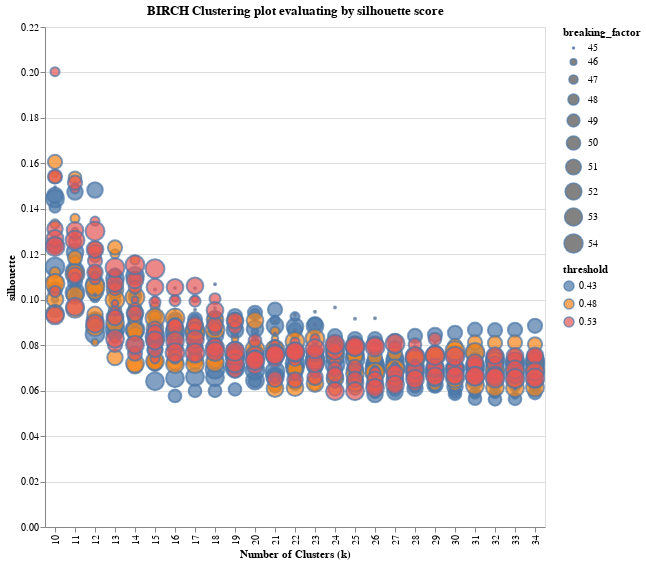
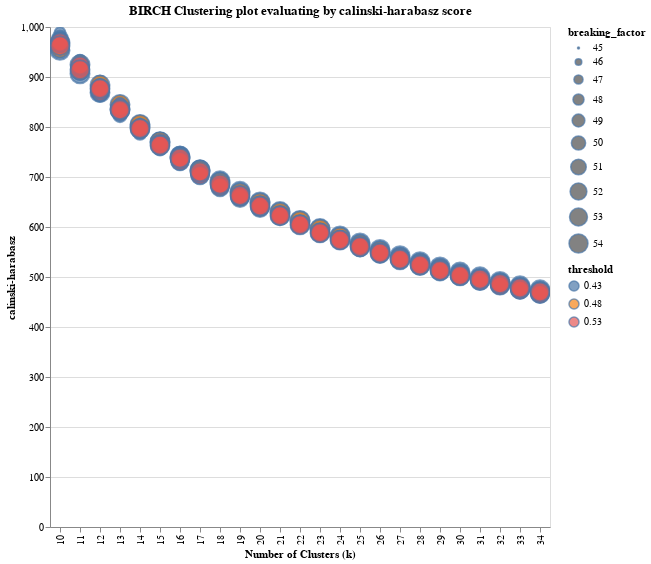
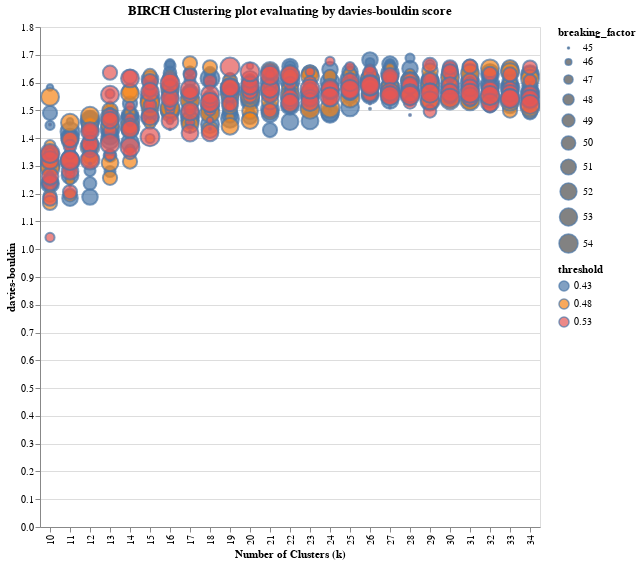

Notebook code for these charts, in order:
### Markdown cell above
## Hierarchical Clustering - BIRCH (Balanced Iterative Reducing and Clustering using Hierarchies)

### Code cell
from sklearn.cluster import Birch

df_tpm = df_avg_log_ratio_scaled_tpm
threshold_min = 0.43
threshold_max = 0.57
branching_factor_min = 45
branching_factor_max = 55
x_min = 10
x_max = 35

scan_results = scan_birch_space(df_tpm, threshold_min, threshold_max, branching_factor_min, branching_factor_max, x_min, x_max)


for score_method in standard_cluster_evals:
    if score_method != "sse":
        clustering_method = 'birch'
        score_type = score_method
        agg_scores = score_generator(clustering_method, score_type, scan_results, df_tpm)

        scores = agg_scores
        x_label = "Number of Clusters (k)" 
        y_label = score_method
        title = "BIRCH Clustering plot evaluating by " + score_type + " score"
        palette = "deep"
        if score_type == "davies-bouldin": 
            palette = "muted"

        plot_birch_scores(scores, x_label, y_label, title, palette, score_type).display()

### Figure 1 — Vega-Lite specification as saved in the notebook (floating-point values rounded to 4 significant figures; data arrays with more than 128 entries replaced by an {"elided": "..."} marker saying what was removed)
{"config": {"view": {"continuousWidth": 400, "continuousHeight": 300}}, "data": {"name": "data-f6b673a9a91a2c6bb9d65b08bc267b18"}, "mark": {"type": "point", "strokeOpacity": 1.0}, "encoding": {"fill": {"type": "nominal", "field": "threshold"}, "size": {"type": "nominal", "field": "breaking_factor"}, "tooltip": [{"type": "nominal", "field": "threshold"}, {"type": "nominal", "field": "breaking_factor"}, {"type": "nominal", "field": "k_cluster_num"}, {"type": "quantitative", "field": "score", "title": "silhouette"}], "x": {"type": "nominal", "field": "k_cluster_num", "title": "Number of Clusters (k)"}, "y": {"type": "quantitative", "field": "score", "title": "silhouette"}}, "height": 500, "selection": {"selector007": {"type": "interval", "bind": "scales", "encodings": ["x", "y"]}}, "title": "BIRCH Clustering plot evaluating by silhouette score", "width": 500, "$schema": "https://vega.github.io/schema/vega-lite/v4.8.1.json", "datasets": {"data-f6b673a9a91a2c6bb9d65b08bc267b18": {"elided": "750 records"}}}

### Figure 2 — Vega-Lite specification as saved in the notebook (floating-point values rounded to 4 significant figures; data arrays with more than 128 entries replaced by an {"elided": "..."} marker saying what was removed)
{"config": {"view": {"continuousWidth": 400, "continuousHeight": 300}}, "data": {"name": "data-1c697115bff6ca4c45c9ff89cc525feb"}, "mark": {"type": "point", "strokeOpacity": 1.0}, "encoding": {"fill": {"type": "nominal", "field": "threshold"}, "size": {"type": "nominal", "field": "breaking_factor"}, "tooltip": [{"type": "nominal", "field": "threshold"}, {"type": "nominal", "field": "breaking_factor"}, {"type": "nominal", "field": "k_cluster_num"}, {"type": "quantitative", "field": "score", "title": "calinski-harabasz"}], "x": {"type": "nominal", "field": "k_cluster_num", "title": "Number of Clusters (k)"}, "y": {"type": "quantitative", "field": "score", "title": "calinski-harabasz"}}, "height": 500, "selection": {"selector008": {"type": "interval", "bind": "scales", "encodings": ["x", "y"]}}, "title": "BIRCH Clustering plot evaluating by calinski-harabasz score", "width": 500, "$schema": "https://vega.github.io/schema/vega-lite/v4.8.1.json", "datasets": {"data-1c697115bff6ca4c45c9ff89cc525feb": {"elided": "750 records"}}}

### Figure 3 — Vega-Lite specification as saved in the notebook (floating-point values rounded to 4 significant figures; data arrays with more than 128 entries replaced by an {"elided": "..."} marker saying what was removed)
{"config": {"view": {"continuousWidth": 400, "continuousHeight": 300}}, "data": {"name": "data-5f1f4cd8cc2ee7928e033cdfdb51ab87"}, "mark": {"type": "point", "strokeOpacity": 1.0}, "encoding": {"fill": {"type": "nominal", "field": "threshold"}, "size": {"type": "nominal", "field": "breaking_factor"}, "tooltip": [{"type": "nominal", "field": "threshold"}, {"type": "nominal", "field": "breaking_factor"}, {"type": "nominal", "field": "k_cluster_num"}, {"type": "quantitative", "field": "score", "title": "davies-bouldin"}], "x": {"type": "nominal", "field": "k_cluster_num", "title": "Number of Clusters (k)"}, "y": {"type": "quantitative", "field": "score", "title": "davies-bouldin"}}, "height": 500, "selection": {"selector009": {"type": "interval", "bind": "scales", "encodings": ["x", "y"]}}, "title": "BIRCH Clustering plot evaluating by davies-bouldin score", "width": 500, "$schema": "https://vega.github.io/schema/vega-lite/v4.8.1.json", "datasets": {"data-5f1f4cd8cc2ee7928e033cdfdb51ab87": {"elided": "750 records"}}}
